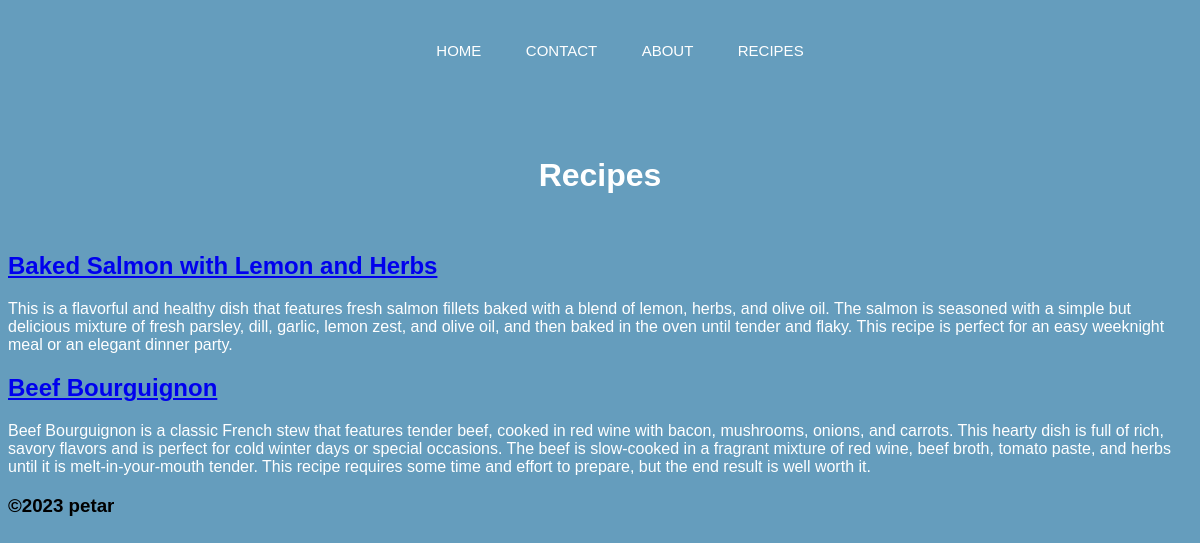
Screenshot of /all_recipes with the database file from the repository.
### tables this page shows
CREATE TABLE Recipes (recipe_id INTEGER PRIMARY KEY, title TEXT, prep_time INTEGER, difficulty TEXT, description TEXT, cooking_time INTEGER, instructions TEXT, notes TEXT, image TEXT);

### recipe.py (the view)
@app.route('/all_recipes')
def all_recipes():
    conn = sqlite3.connect('recipe.db')
    cur = conn.cursor()
    cur.execute('SELECT * FROM Recipes')
    results = cur.fetchall()
    return render_template('all_recipes.html', results = results)

### templates/all_recipes.html
{%extends "layout.html"%}
{%block content%}
<h1>Recipes</h1>
<h1></h1>
{% for item in results%}
    <h2><a href="Recipes/{{item[0]}}">{{item[1]}}</a></h2><p>{{item[4]}}</p>
{%endfor%}
{%endblock%}

### templates/layout.html (shortened to what this page needs)
<!DOCTYPE html>
<HTML>
    <head>
        <link rel="stylesheet" href="../static/CSS/style.css">
    </head>
    <body>
        <header>
            {% include "header.html" %}
        </header>
        <nav>
        </nav>
        <main>
            {% block content%}{%endblock %}
        </main>
        <footer>
            {% include "footer.html" %}
        </footer>
    </body>
</HTML>

### templates/header.html (shortened to what this page needs)
<section class="header">
    <nav>
      <div class="nav-links" id="navLinks">
        <ul>
          <li><a href="/">HOME</a></li>
          <li><a href="/contact">CONTACT</a></li>
          <li><a href="/about">ABOUT</a></li>
          <li><a href="/all_recipes">RECIPES</a></li>
        </ul>
      </div>
    </nav>

### templates/footer.html
<h3>©2023 petar</h3>

### static/CSS/style.css (style rules this page uses)
body { font-family:'Trebuchet MS', 'Lucida Sans Unicode', 'Lucida Grande', 'Lucida Sans', Arial, sans-serif; background-color: #659dbd; color: rgb(255, 255, 255); }
h1 { padding: 5px; text-align: center; }
footer { color: black; }
nav { display: flex; padding: 1.5% 2.25%; justify-content: space-between; align-items: center; }
.nav-links { flex: 1; text-align: center; }
.nav-links ul li { list-style: none; display: inline-block; padding: 0px 20px; position: relative; }
.nav-links ul li a { color: rgb(255, 255, 255); text-decoration: none; font-size: 15px; }
.nav-links ul li::after { content: ''; width: 0%; height: 2px; background: #fbeec1; display: block; margin: auto; transition: 0.5s; }

### rows the page displays
Recipes: title "Baked Salmon with Lemon and Herbs", description "This is a flavorful and healthy dish that features fresh salmon fillets baked with a blend of lemon, herbs, and olive oil. The salmon is seasoned with a simple but delicious mixture of fresh parsley, dill, garlic, lemon zest, and olive oil, and then baked in the oven until tender and flaky. This recipe is perfect for an easy weeknight meal or an elegant dinner party."
Recipes: title "Beef Bourguignon", description "Beef Bourguignon is a classic French stew that features tender beef, cooked in red wine with bacon, mushrooms, onions, and carrots. This hearty dish is full of rich, savory flavors and is perfect for cold winter days or special occasions. The beef is slow-cooked in a fragrant mixture of red wine, beef broth, tomato paste, and herbs until it is melt-in-your-mouth tender. This recipe requires some time and effort to prepare, but the end result is well worth it."
